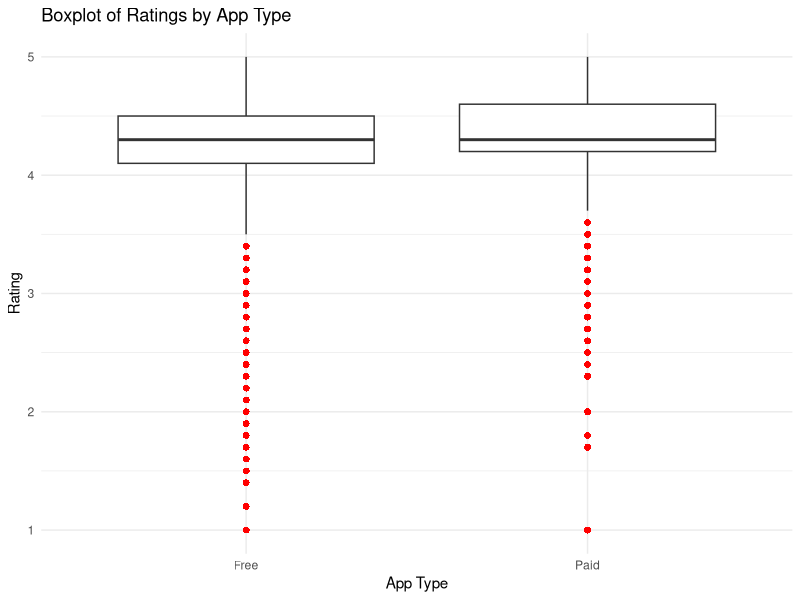
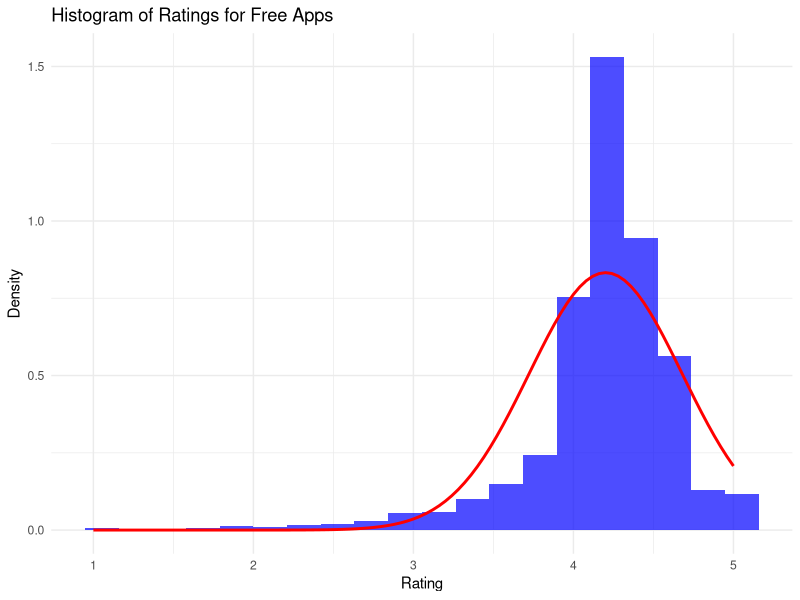
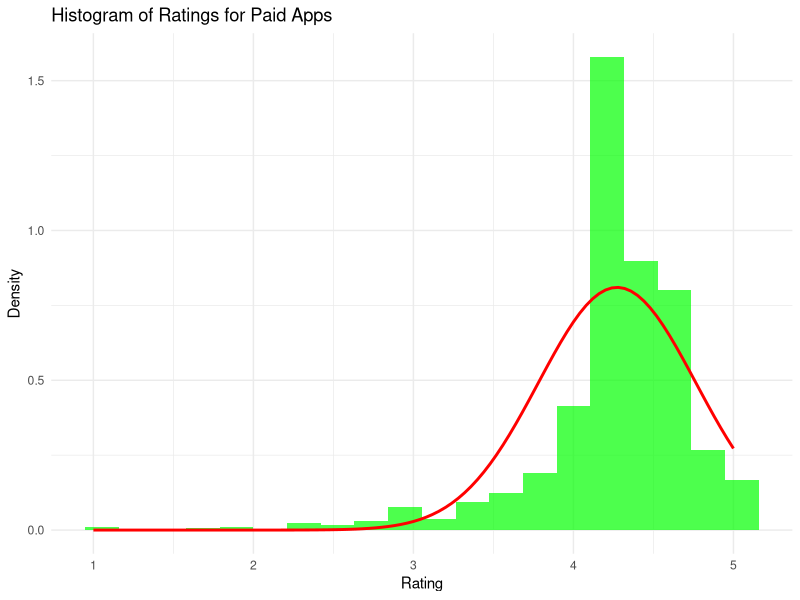
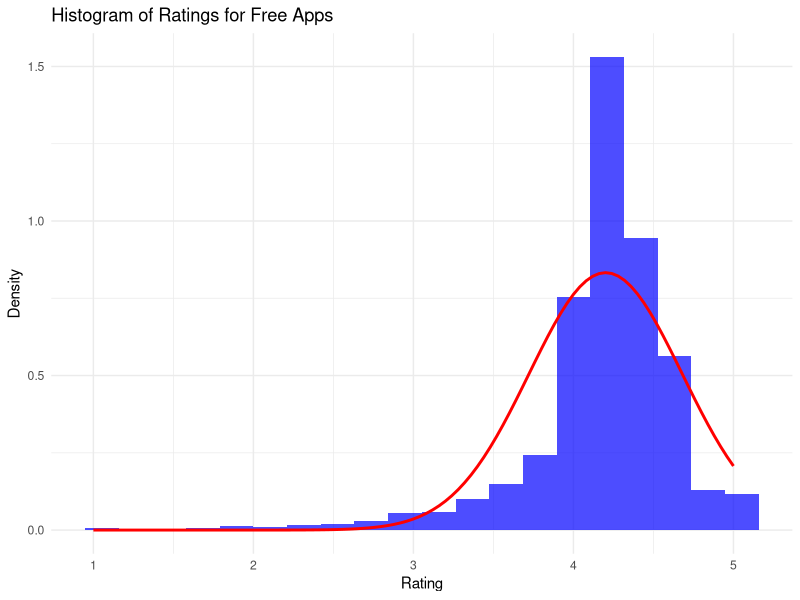
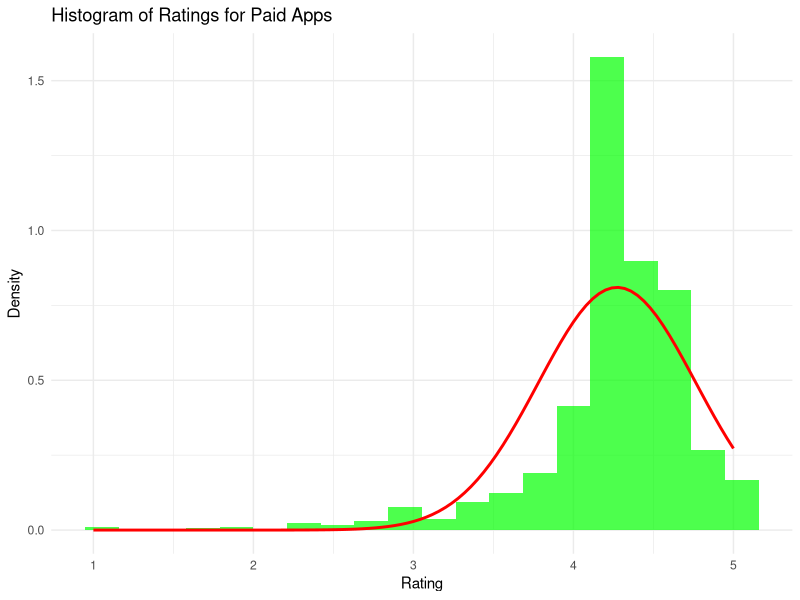

Write R code to recreate these figures, in order.
#Google PlayStore Data
#A143
#Codes & Result

library(readr)
data <- read_csv('GooglePlayStoreApps.csv')

#Step 1: RQ is about Comparison of Means

#Step 2: Check Normality of the Dependant variable
#Kolmogorov-Smirnov test for normality
ks_test <- ks.test(data$Rating, "pnorm", mean = mean(data$Rating, na.rm = TRUE), sd = sd(data$Rating, na.rm = TRUE))
cat('Kolmogorov-Smirnov Test Statistic:', ks_test$statistic, '\n')
cat('Kolmogorov-Smirnov Test p-value:', ks_test$p.value, '\n')

#Step 3 : check unique Value for 'Type", indepednant variable 
unique_types <- unique(data$Type)
count_unique_types <- length(unique_types)
cat('Number of unique values for Type:', count_unique_types, '\n')
cat('Unique values for Type:', unique_types, '\n')

#Step 4 :Conduct wilcox test
#Filter data based on the two unique types
group1 <- data$Rating[data$Type == unique(data$Type)[1]]
group2 <- data$Rating[data$Type == unique(data$Type)[2]]
wilcox_test <- wilcox.test(group1, group2)
cat('Wilcoxon Test Statistic:', wilcox_test$statistic, '\n')
cat('Wilcoxon Test p-value:', wilcox_test$p.value, '\n')

#Conclusion based on p-value
alpha <- 0.05
if (wilcox_test$p.value < alpha) {
  cat("There is a significant difference in ratings between the two groups (reject H0).\n")
} else {
  cat("There is no significant difference in ratings between the two groups (fail to reject H0).\n")
}


#Plots : 
library(ggplot2)


#Boxplot to show Ratings by Type
ggplot(data, aes(x = Type, y = Rating)) +
  geom_boxplot(outlier.colour = "red", outlier.shape = 16, outlier.size = 2) +
  labs(title = "Boxplot of Ratings by App Type", x = "App Type", y = "Rating") +
  theme_minimal()

#Histogram for Free apps
hist_free <- ggplot(data[data$Type == "Free", ], aes(x = Rating)) +
  geom_histogram(aes(y = ..density..), bins = 20, fill = "blue", alpha = 0.7) +
  stat_function(fun = dnorm, 
                args = list(mean = mean(data[data$Type == "Free", ]$Rating, na.rm = TRUE), 
                            sd = sd(data[data$Type == "Free", ]$Rating, na.rm = TRUE)), 
                color = "red", size = 1) +
  labs(title = "Histogram of Ratings for Free Apps", x = "Rating", y = "Density") +
  theme_minimal()
hist_free

#Histogram for Paid apps
hist_paid <- ggplot(data[data$Type == "Paid", ], aes(x = Rating)) +
  geom_histogram(aes(y = ..density..), bins = 20, fill = "green", alpha = 0.7) +
  stat_function(fun = dnorm, 
                args = list(mean = mean(data[data$Type == "Paid", ]$Rating, na.rm = TRUE), 
                            sd = sd(data[data$Type == "Paid", ]$Rating, na.rm = TRUE)), 
                color = "red", size = 1) +
  labs(title = "Histogram of Ratings for Paid Apps", x = "Rating", y = "Density") +
  theme_minimal()
hist_paid

ggsave("histogram_free.png", hist_free, width = 6, height = 4)
ggsave("histogram_paid.png", hist_paid, width = 6, height = 4)






#Result Step 2 : Test for Normality of dependant variable
  #Kolmogorov-Smirnov Test Statistic: 0.1925921 
  #Kolmogorov-Smirnov Test p-value: 0 
    #since p value < alpha (0.05) :
    #so we reject the null hypothesis H0
    #ie, dpendant variable is not normally distributed

#Result Step 3  : 
  #there are exactly two indepenadant variables 
  #ie, free and paid
  
#Result Step 4 :
  #Wilcoxon Test Statistic: 3496100 
  #Wilcoxon Test p-value: 7.51031e-10 
  #There is a significant difference in ratings between the two groups (reject H0).
  #The p-value is significantly less than 0.05, 
    #suggesting that there is a statistically significant difference in the ratings between free and paid apps
